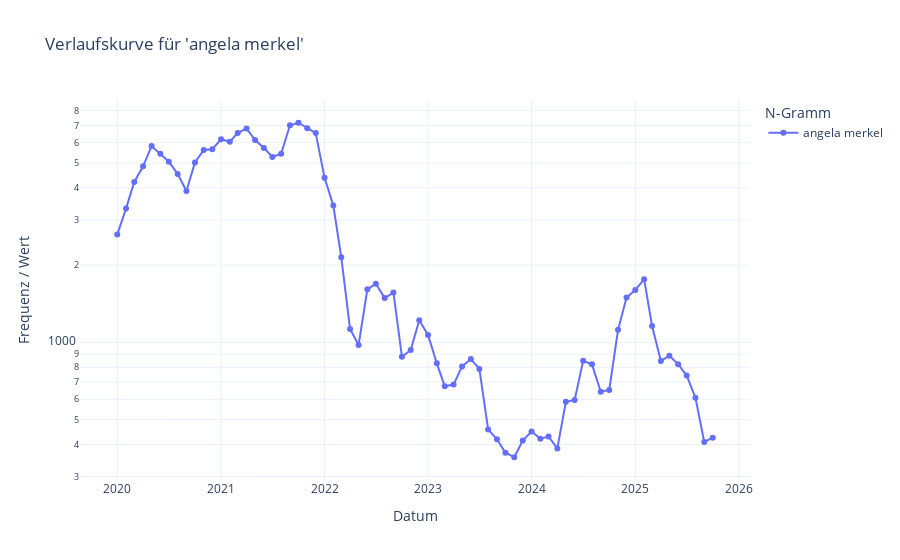

Notebook source saved alongside this figure:
### Markdown cell above
#### N=2 - Wortform="angela merkel" mit Fokus 2020

Suche zuerst in 2020 nach "angela merkel" (N=2), granuliere nach Monaten und wenden einen gleitenden Durchschnitt von 4 Monaten an. Erstelle dann einen Plot.

### Code cell
# Suche
data = searchN2(2020, "Wortform", "angela", "Wortform", "merkel")

# Wenn mehrere Schreibvarianten, fasse die Ergebnisse zusammen
data = mergeAllResuls(data, newLabel="angela merkel")

# Granuliere nach Monaten
data = applyGranulation(data, granulationFunc_by_month)

# Berechne gleitenden Durchschnitt (4 Monate)
data = applyMovingAvarage(data, 4)

# Konvertiere in DataFrame
df = convertToDataFrame(data)

# Plot mit Seaborn
fig = px.line(df, x="Datum", y="Frequenz", color="N-Gramm", markers=True, title="Verlaufskurve für 'angela merkel'")
fig.update_layout(
  xaxis_title="Datum",
  yaxis_title="Frequenz / Wert",
  yaxis_type="log",
  template="plotly_white"
)
fig.show()

### Figure 1 — Plotly figure (JSON) as saved in the notebook; plotly's stock layout.template omitted (floating-point values rounded to 4 significant figures)
{"data": [{"hovertemplate": "N-Gramm=angela merkel<br>Datum=%{x}<br>Frequenz=%{y}<extra></extra>", "legendgroup": "angela merkel", "line": {"color": "#636efa", "dash": "solid"}, "marker": {"symbol": "circle"}, "mode": "lines+markers", "name": "angela merkel", "orientation": "v", "showlegend": true, "type": "scatter", "x": ["2020-01", "2020-02", "2020-03", "2020-04", "2020-05", "2020-06", "2020-07", "2020-08", "2020-09", "2020-10", "2020-11", "2020-12", "2021-01", "2021-02", "2021-03", "2021-04", "2021-05", "2021-06", "2021-07", "2021-08", "2021-09", "2021-10", "2021-11", "2021-12", "2022-01", "2022-02", "2022-03", "2022-04", "2022-05", "2022-06", "2022-07", "2022-08", "2022-09", "2022-10", "2022-11", "2022-12", "2023-01", "2023-02", "2023-03", "2023-04", "2023-05", "2023-06", "2023-07", "2023-08", "2023-09", "2023-10", "2023-11", "2023-12", "2024-01", "2024-02", "2024-03", "2024-04", "2024-05", "2024-06", "2024-07", "2024-08", "2024-09", "2024-10", "2024-11", "2024-12", "2025-01", "2025-02", "2025-03", "2025-04", "2025-05", "2025-06", "2025-07", "2025-08", "2025-09", "2025-10"], "xaxis": "x", "y": [2634.0, 3321.0, 4219.0, 4853.0, 5820.0, 5440.0, 5059.0, 4536.0, 3888.0, 5027.0, 5620.0, 5654.0, 6191.0, 6052.0, 6553.0, 6815.0, 6146.0, 5727.0, 5277.0, 5436.0, 7020.0, 7177.0, 6824.0, 6543.0, 4378.0, 3415.0, 2149.0, 1128.0, 976.5, 1610.0, 1693.0, 1489.0, 1564.0, 879.0, 934.2, 1219.0, 1069.0, 828.6, 674.3, 685.1, 806.3, 861.2, 788.3, 458.1, 419.1, 371.5, 356.8, 414.6, 449.5, 421.6, 429.7, 386.3, 586.7, 596.8, 847.6, 821.2, 642.5, 652.9, 1119.0, 1496.0, 1600.0, 1764.0, 1158.0, 846.6, 887.8, 822.8, 743.3, 609.1, 409.3, 425.2], "yaxis": "y"}], "layout": {"legend": {"title": {"text": "N-Gramm"}, "tracegroupgap": 0}, "title": {"text": "Verlaufskurve für 'angela merkel'"}, "xaxis": {"anchor": "y", "domain": [0, 1], "title": {"text": "Datum"}}, "yaxis": {"anchor": "x", "domain": [0, 1], "title": {"text": "Frequenz / Wert"}, "type": "log"}}}
